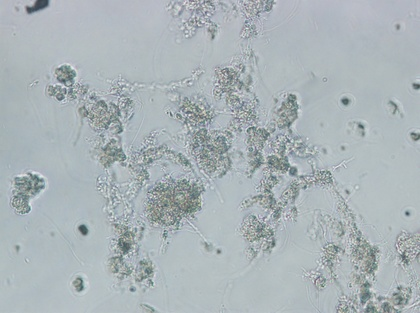
%> input picture fig/2.jpg, 420 x 313 px, shrunk from 1372 x 1024 before the run; its folder holds only this picture in this run
$ octave ProcessScript.m   (GNU Octave 9; MATLAB toolbox functions it lacks are replaced by stand-ins)
%> lines starting %> are read from the running program, lines starting %| are printed output that depends on the picture; in (x1, y1, x2, y2) boxes, pixels count from 0 and x2, y2 are one past the last pixel; in counts of white or black regions, pixels touching at a corner belong together; the program's own positions count from 1
%> further down, Img is the input picture: size 313x420x3 uint8; mean R, G, B 170.6, 180.2, 184.1
### edgeDetect.m
function [ e ] = edgeDetect( Img, showImg  )
%> called with showImg = 1

if nargin<2
   showImg = 0;
end

I=rgb2gray(Img);               % 转化为灰色图像
if showImg
    imshow(I);title('原图')
end
e = edge(I,'canny');  % 调用canny函数
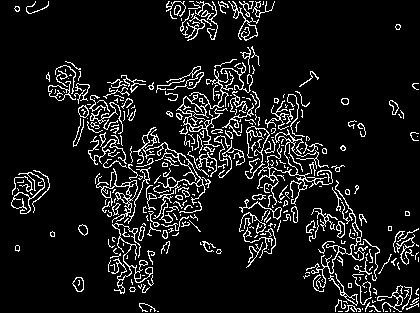
%> e: size 313x420 logical; 9.6% white in thin lines or dots
if showImg
    figure,imshow(e);     % 显示分割后的图像，即梯度图像
    title('matlab canny');
end
end

### extractThread.m
function [ ne ] = extractThread( e )
s = size(e);
%> s = [313 420]
m = s(1);
%> m = 313
n = s(2);
%> n = 420
ne = zeros(m,n);
%r = 4;
h = fspecial('average', 20);
filtered = imfilter(double(e), h, 255);
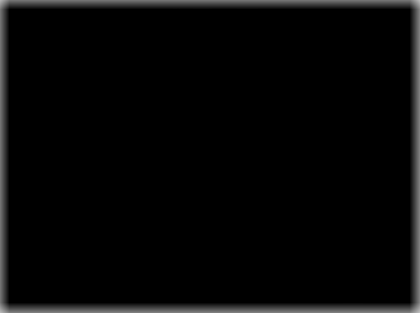
%> filtered: size 313x420 double; min 0, max 191.3, mean 7.2

for i = 1:m
    for j = 1:n
        if filtered(i,j) < 0.18 && filtered(i,j) > 0.1 && e(i,j)
            ne(i,j) = 255;
        end
    end
end
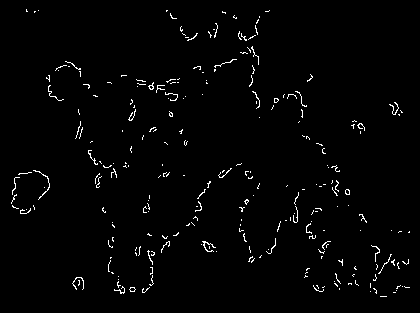
%> ne: size 313x420 double; 1.7% white in thin lines or dots, all inside (x1, y1, x2, y2) = (11, 9, 410, 297)


end

### ProcessScript.m
showImg = 1;
saveEdge = 0;

Files = dir(fullfile('.\fig\','*.jpg'));
Files = [Files ; dir(fullfile('.\fig\','*.tif'))];
LengthFiles = length(Files);
for i = 1:LengthFiles;
    close all;
    Img = imread(strcat('.\fig\',Files(i).name));
    edge = edgeDetect(Img,showImg);
    if saveEdge
        imwrite(edge, strcat('.\fig\edge\', Files(i).name), 'jpg');
    end

    edge = extractThread(edge);
    figure ;
    imshow(edge);
end

$ run again, on fig/3.jpg
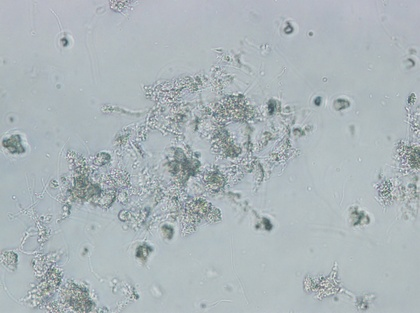
%> input picture fig/3.jpg, 420 x 313 px, shrunk from 1372 x 1024 before the run
%> Img is the input picture: size 313x420x3 uint8; mean R, G, B 172.2, 182, 185.9
%> in edgeDetect, `e = edge(I,'canny');`:
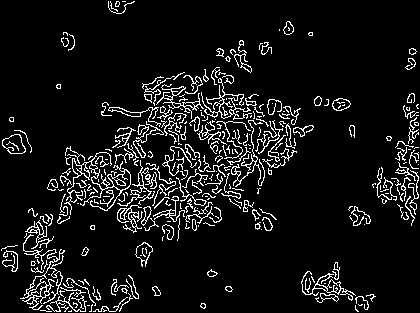
%> e: size 313x420 logical; 8.3% white in thin lines or dots
%> after the loop in extractThread, `for i = 1:m`:
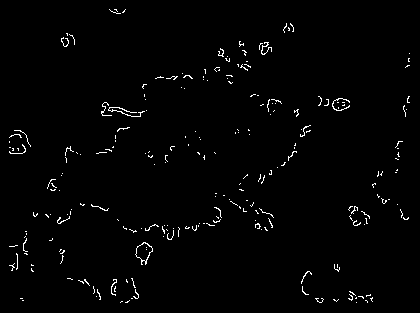
%> ne: size 313x420 double; 1.5% white in thin lines or dots, all inside (x1, y1, x2, y2) = (9, 9, 410, 303)
